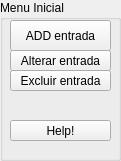
   <widget class="QGroupBox" name="groupBox">
    <property name="geometry">
     <rect>
      <x>10</x>
      <y>20</y>
      <width>121</width>
      <height>161</height>
     </rect>
    </property>
    <property name="title">
     <string>Menu Inicial</string>
    </property>
    <widget class="QPushButton" name="pushButton">
     <property name="geometry">
      <rect>
       <x>10</x>
       <y>20</y>
       <width>101</width>
       <height>31</height>
      </rect>
     </property>
     <property name="text">
      <string>ADD entrada</string>
     </property>
    </widget>
    <widget class="QPushButton" name="pushButton_3">
     <property name="geometry">
      <rect>
       <x>10</x>
       <y>50</y>
       <width>101</width>
       <height>21</height>
      </rect>
     </property>
     <property name="text">
      <string>Alterar entrada</string>
     </property>
    </widget>
    <widget class="QPushButton" name="pushButton_4">
     <property name="geometry">
      <rect>
       <x>10</x>
       <y>70</y>
       <width>101</width>
       <height>21</height>
      </rect>
     </property>
     <property name="text">
      <string>Excluir entrada</string>
     </property>
    </widget>
    <widget class="QPushButton" name="pushButton_13">
     <property name="geometry">
      <rect>
       <x>10</x>
       <y>120</y>
       <width>101</width>
       <height>21</height>
      </rect>
     </property>
     <property name="text">
      <string>Help!</string>
     </property>
    </widget>
   </widget>
